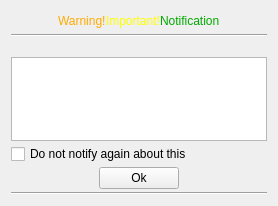
<?xml version="1.0" encoding="UTF-8"?>
<ui version="4.0">
 <class>QnBusinessEventPopupWidget</class>
 <widget class="QWidget" name="QnBusinessEventPopupWidget">
  <property name="geometry">
   <rect>
    <x>0</x>
    <y>0</y>
    <width>310</width>
    <height>203</height>
   </rect>
  </property>
  <property name="sizePolicy">
   <sizepolicy hsizetype="Expanding" vsizetype="Fixed">
    <horstretch>0</horstretch>
    <verstretch>0</verstretch>
   </sizepolicy>
  </property>
  <property name="autoFillBackground">
   <bool>true</bool>
  </property>
  <layout class="QVBoxLayout" name="verticalLayout">
   <property name="spacing">
    <number>3</number>
   </property>
   <property name="sizeConstraint">
    <enum>QLayout::SetFixedSize</enum>
   </property>
   <item>
    <layout class="QHBoxLayout" name="horizontalLayout">
     <property name="spacing">
      <number>0</number>
     </property>
     <item>
      <spacer name="horizontalSpacer_3">
       <property name="orientation">
        <enum>Qt::Horizontal</enum>
       </property>
       <property name="sizeHint" stdset="0">
        <size>
         <width>40</width>
         <height>20</height>
        </size>
       </property>
      </spacer>
     </item>
     <item>
      <widget class="QLabel" name="warningLabel">
       <property name="sizePolicy">
        <sizepolicy hsizetype="Fixed" vsizetype="Fixed">
         <horstretch>0</horstretch>
         <verstretch>0</verstretch>
        </sizepolicy>
       </property>
       <property name="text">
        <string>&lt;html&gt;&lt;head/&gt;&lt;body&gt;&lt;p&gt;&lt;span style=&quot; color:#ffaa00;&quot;&gt;Warning!&lt;/span&gt;&lt;/p&gt;&lt;/body&gt;&lt;/html&gt;</string>
       </property>
      </widget>
     </item>
     <item>
      <widget class="QLabel" name="importantLabel">
       <property name="sizePolicy">
        <sizepolicy hsizetype="Fixed" vsizetype="Fixed">
         <horstretch>0</horstretch>
         <verstretch>0</verstretch>
        </sizepolicy>
       </property>
       <property name="text">
        <string>&lt;html&gt;&lt;head/&gt;&lt;body&gt;&lt;p&gt;&lt;span style=&quot; color:#ffff00;&quot;&gt;Important!&lt;/span&gt;&lt;/p&gt;&lt;/body&gt;&lt;/html&gt;</string>
       </property>
      </widget>
     </item>
     <item>
      <widget class="QLabel" name="notificationLabel">
       <property name="sizePolicy">
        <sizepolicy hsizetype="Fixed" vsizetype="Fixed">
         <horstretch>0</horstretch>
         <verstretch>0</verstretch>
        </sizepolicy>
       </property>
       <property name="text">
        <string>&lt;html&gt;&lt;head/&gt;&lt;body&gt;&lt;p&gt;&lt;span style=&quot; color:#00aa00;&quot;&gt;Notification&lt;/span&gt;&lt;/p&gt;&lt;/body&gt;&lt;/html&gt;</string>
       </property>
      </widget>
     </item>
     <item>
      <spacer name="horizontalSpacer_4">
       <property name="orientation">
        <enum>Qt::Horizontal</enum>
       </property>
       <property name="sizeHint" stdset="0">
        <size>
         <width>40</width>
         <height>20</height>
        </size>
       </property>
      </spacer>
     </item>
    </layout>
   </item>
   <item>
    <widget class="Line" name="line">
     <property name="orientation">
      <enum>Qt::Horizontal</enum>
     </property>
    </widget>
   </item>
   <item>
    <widget class="QLabel" name="eventLabel">
     <property name="wordWrap">
      <bool>true</bool>
     </property>
    </widget>
   </item>
   <item>
    <widget class="QnTreeView" name="eventsTreeView">
     <property name="sizePolicy">
      <sizepolicy hsizetype="Preferred" vsizetype="Fixed">
       <horstretch>0</horstretch>
       <verstretch>0</verstretch>
      </sizepolicy>
     </property>
     <property name="maximumSize">
      <size>
       <width>16777215</width>
       <height>84</height>
      </size>
     </property>
     <property name="editTriggers">
      <set>QAbstractItemView::NoEditTriggers</set>
     </property>
     <property name="wordWrap">
      <bool>true</bool>
     </property>
     <attribute name="headerVisible">
      <bool>false</bool>
     </attribute>
    </widget>
   </item>
   <item>
    <widget class="QCheckBox" name="ignoreCheckBox">
     <property name="text">
      <string>Do not notify again about this</string>
     </property>
    </widget>
   </item>
   <item>
    <layout class="QHBoxLayout" name="horizontalLayout_2">
     <item>
      <spacer name="horizontalSpacer">
       <property name="orientation">
        <enum>Qt::Horizontal</enum>
       </property>
       <property name="sizeHint" stdset="0">
        <size>
         <width>40</width>
         <height>20</height>
        </size>
       </property>
      </spacer>
     </item>
     <item>
      <widget class="QPushButton" name="okButton">
       <property name="text">
        <string>Ok</string>
       </property>
      </widget>
     </item>
     <item>
      <spacer name="horizontalSpacer_2">
       <property name="orientation">
        <enum>Qt::Horizontal</enum>
       </property>
       <property name="sizeHint" stdset="0">
        <size>
         <width>40</width>
         <height>20</height>
        </size>
       </property>
      </spacer>
     </item>
    </layout>
   </item>
   <item>
    <widget class="Line" name="line_2">
     <property name="orientation">
      <enum>Qt::Horizontal</enum>
     </property>
    </widget>
   </item>
  </layout>
 </widget>
 <customwidgets>
  <customwidget>
   <class>QnTreeView</class>
   <extends>QTreeView</extends>
   <header location="global">ui/widgets/tree_view.h</header>
  </customwidget>
 </customwidgets>
 <resources/>
 <connections/>
</ui>
